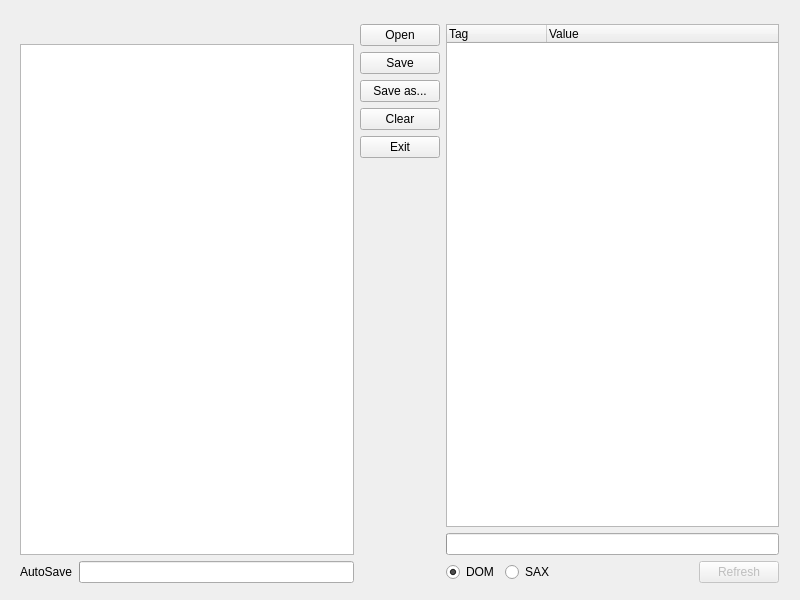
<?xml version="1.0" encoding="UTF-8"?>
<ui version="4.0">
 <class>MainWidget</class>
 <widget class="QWidget" name="MainWidget">
  <property name="windowModality">
   <enum>Qt::NonModal</enum>
  </property>
  <property name="geometry">
   <rect>
    <x>0</x>
    <y>0</y>
    <width>800</width>
    <height>600</height>
   </rect>
  </property>
  <property name="windowTitle">
   <string>MainWidget</string>
  </property>
  <widget class="QWidget" name="layoutWidget">
   <property name="geometry">
    <rect>
     <x>9</x>
     <y>13</y>
     <width>781</width>
     <height>581</height>
    </rect>
   </property>
   <layout class="QHBoxLayout" name="horizontalLayout_3">
    <item>
     <layout class="QVBoxLayout" name="verticalLayout_2">
      <item>
       <widget class="QLabel" name="lName">
        <property name="text">
         <string/>
        </property>
       </widget>
      </item>
      <item>
       <widget class="QTextEdit" name="textEdit"/>
      </item>
      <item>
       <layout class="QHBoxLayout" name="horizontalLayout">
        <item>
         <widget class="QLabel" name="lAutoSave">
          <property name="enabled">
           <bool>true</bool>
          </property>
          <property name="text">
           <string>AutoSave</string>
          </property>
         </widget>
        </item>
        <item>
         <widget class="QProgressBar" name="progressBar">
          <property name="enabled">
           <bool>true</bool>
          </property>
          <property name="value">
           <number>0</number>
          </property>
          <property name="textVisible">
           <bool>false</bool>
          </property>
         </widget>
        </item>
       </layout>
      </item>
     </layout>
    </item>
    <item>
     <layout class="QVBoxLayout" name="verticalLayout">
      <item>
       <widget class="QPushButton" name="bOpen">
        <property name="text">
         <string>Open</string>
        </property>
       </widget>
      </item>
      <item>
       <widget class="QPushButton" name="bSave">
        <property name="text">
         <string>Save</string>
        </property>
       </widget>
      </item>
      <item>
       <widget class="QPushButton" name="bSaveAs">
        <property name="text">
         <string>Save as...</string>
        </property>
       </widget>
      </item>
      <item>
       <widget class="QPushButton" name="bClear">
        <property name="text">
         <string>Clear</string>
        </property>
       </widget>
      </item>
      <item>
       <widget class="QPushButton" name="bExit">
        <property name="text">
         <string>Exit</string>
        </property>
       </widget>
      </item>
      <item>
       <spacer name="verticalSpacer">
        <property name="orientation">
         <enum>Qt::Vertical</enum>
        </property>
        <property name="sizeHint" stdset="0">
         <size>
          <width>20</width>
          <height>40</height>
         </size>
        </property>
       </spacer>
      </item>
     </layout>
    </item>
    <item>
     <layout class="QVBoxLayout" name="verticalLayout_3">
      <item>
       <widget class="QTreeWidget" name="treeWidget">
        <property name="columnCount">
         <number>2</number>
        </property>
        <column>
         <property name="text">
          <string notr="true">Tag</string>
         </property>
        </column>
        <column>
         <property name="text">
          <string notr="true">Value</string>
         </property>
        </column>
       </widget>
      </item>
      <item>
       <widget class="QProgressBar" name="progressBar_refresh">
        <property name="value">
         <number>0</number>
        </property>
        <property name="textVisible">
         <bool>false</bool>
        </property>
       </widget>
      </item>
      <item>
       <layout class="QHBoxLayout" name="horizontalLayout_2">
        <item>
         <widget class="QRadioButton" name="rbDom">
          <property name="text">
           <string>DOM</string>
          </property>
          <property name="checked">
           <bool>true</bool>
          </property>
         </widget>
        </item>
        <item>
         <widget class="QRadioButton" name="rbSAX">
          <property name="text">
           <string>SAX</string>
          </property>
         </widget>
        </item>
        <item>
         <spacer name="horizontalSpacer">
          <property name="orientation">
           <enum>Qt::Horizontal</enum>
          </property>
          <property name="sizeHint" stdset="0">
           <size>
            <width>40</width>
            <height>20</height>
           </size>
          </property>
         </spacer>
        </item>
        <item>
         <widget class="QPushButton" name="bRefresh">
          <property name="enabled">
           <bool>false</bool>
          </property>
          <property name="text">
           <string>Refresh</string>
          </property>
         </widget>
        </item>
       </layout>
      </item>
     </layout>
    </item>
   </layout>
  </widget>
 </widget>
 <layoutdefault spacing="6" margin="11"/>
 <resources/>
 <connections/>
</ui>
